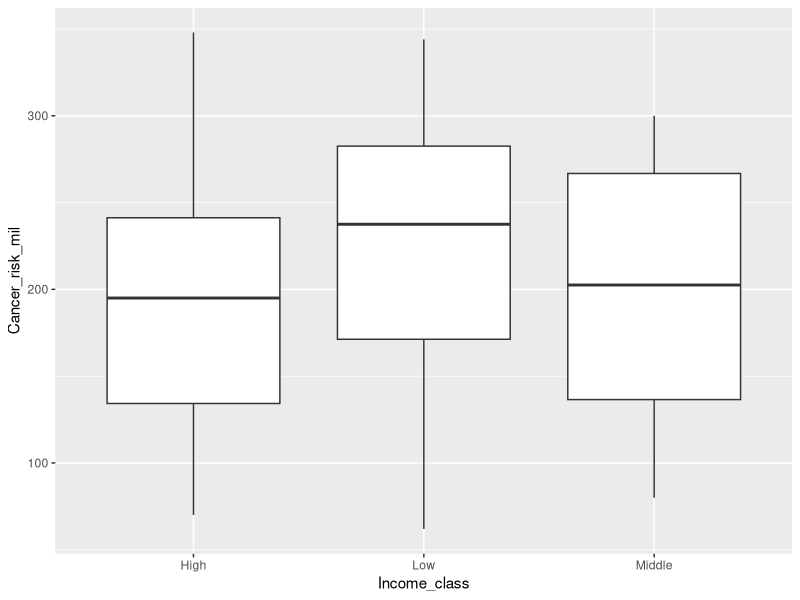
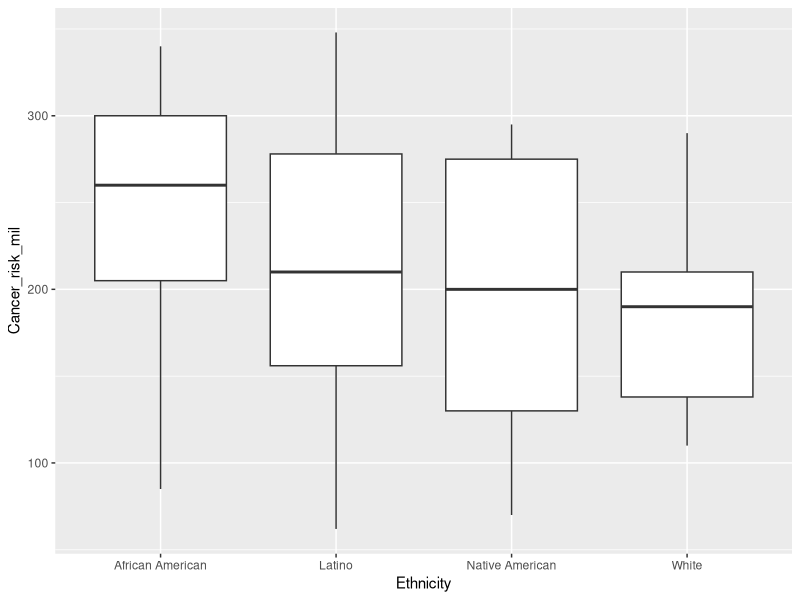
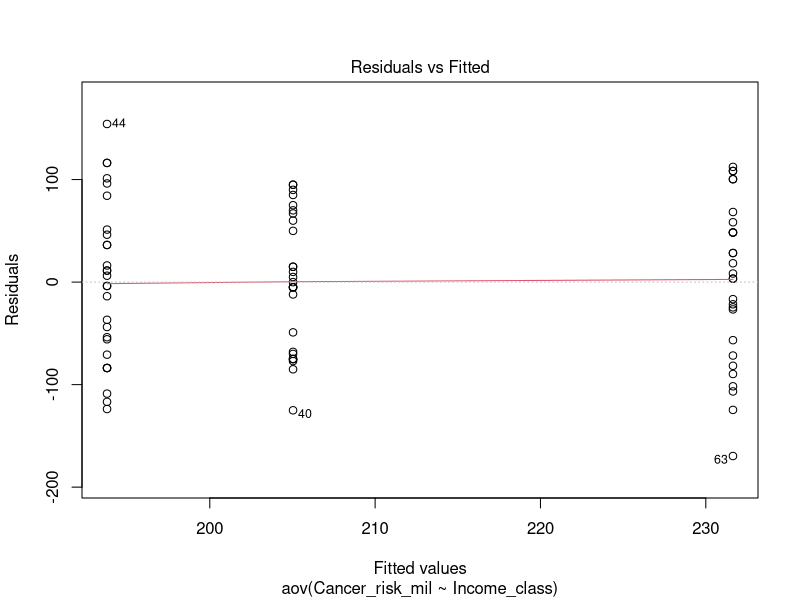
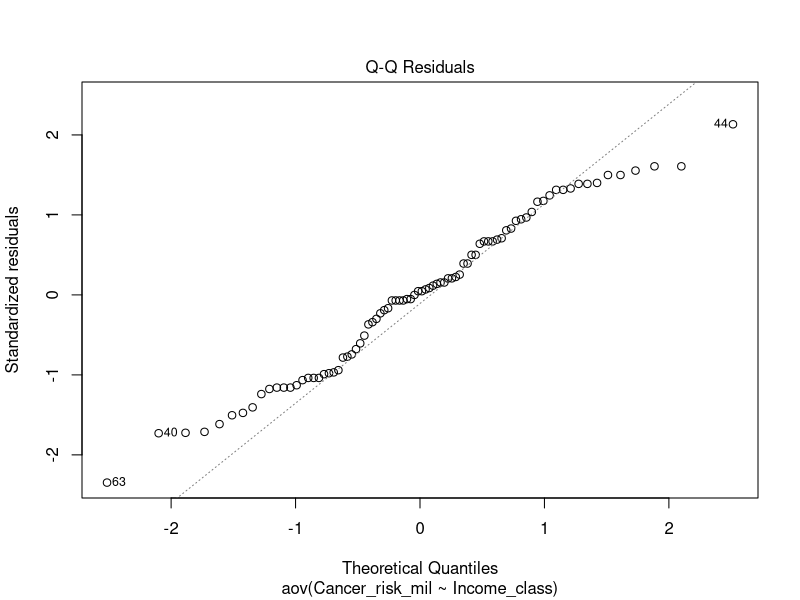
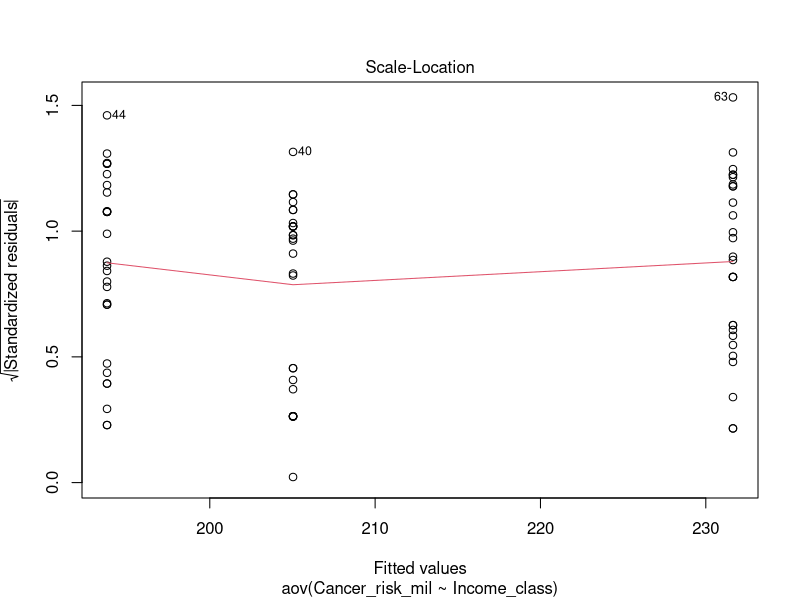
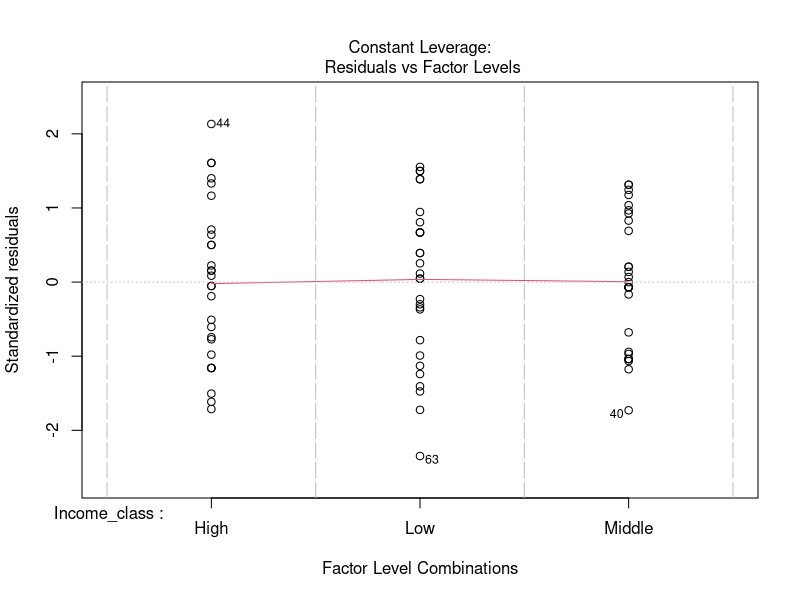

These figures' R source, in order:
## ---- chunk 1
library(ggplot2)
## ---- chunk 2
df_env_just <- read.csv('Environmental Justice.csv')
head(df_env_just)
## ---- chunk 3
mod1 <- aov(Cancer_risk_mil~ Income_class, data=df_env_just)
summary(mod1)
## ---- chunk 4
ggplot(df_env_just, aes(x=Income_class, y=Cancer_risk_mil)) +
geom_boxplot()
## ---- chunk 5
mod2 <- aov(Cancer_risk_mil~ Ethnicity, data=df_env_just)
summary(mod2)
## ---- chunk 6
ggplot(df_env_just, aes(x=Ethnicity, y=Cancer_risk_mil)) +
geom_boxplot()
## ---- chunk 7
shapiro.test(residuals(mod1))
## ---- chunk 8
bartlett.test(Cancer_risk_mil~ Income_class, data=df_env_just)
## ---- chunk 9
plot(mod1)
